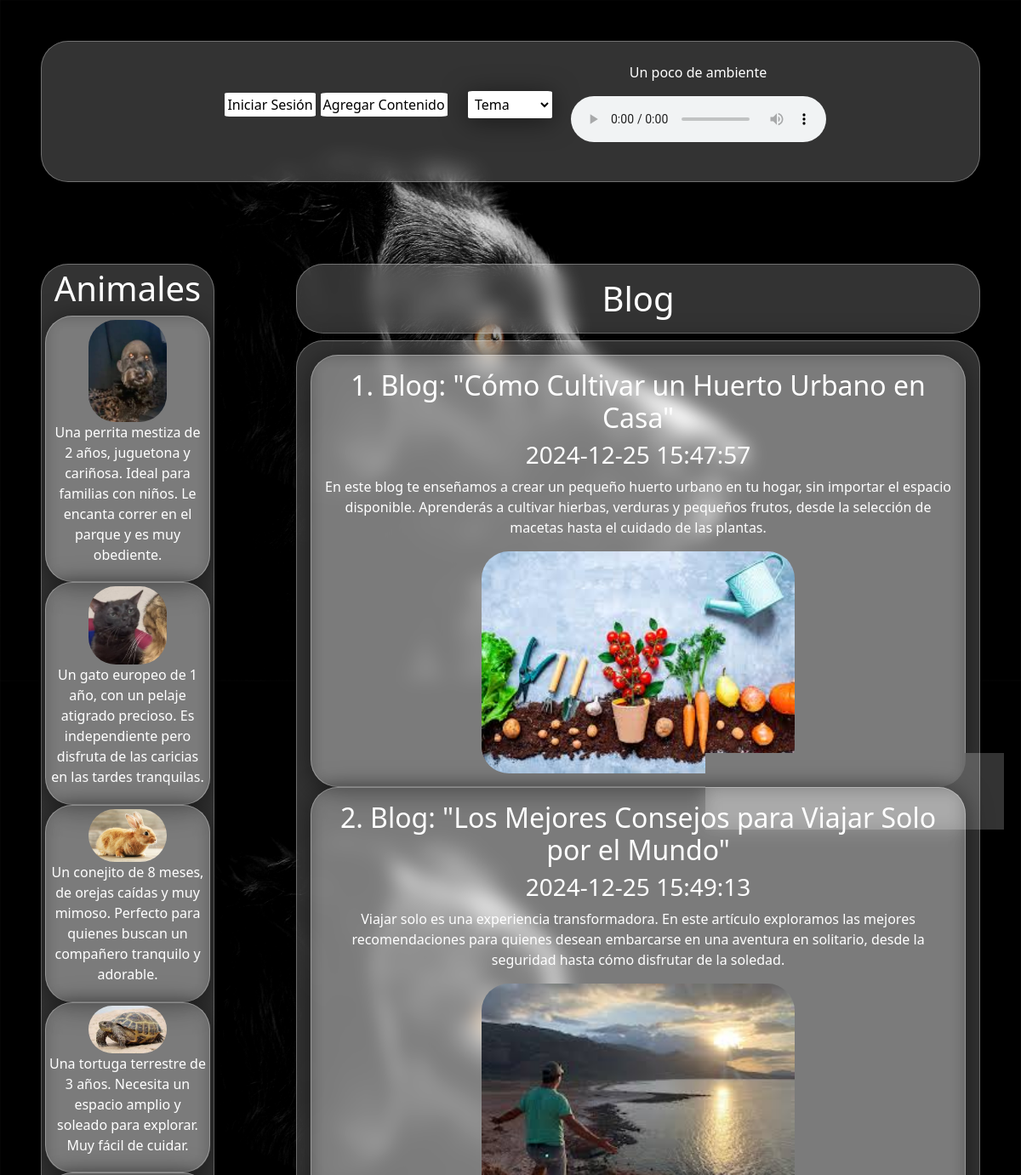
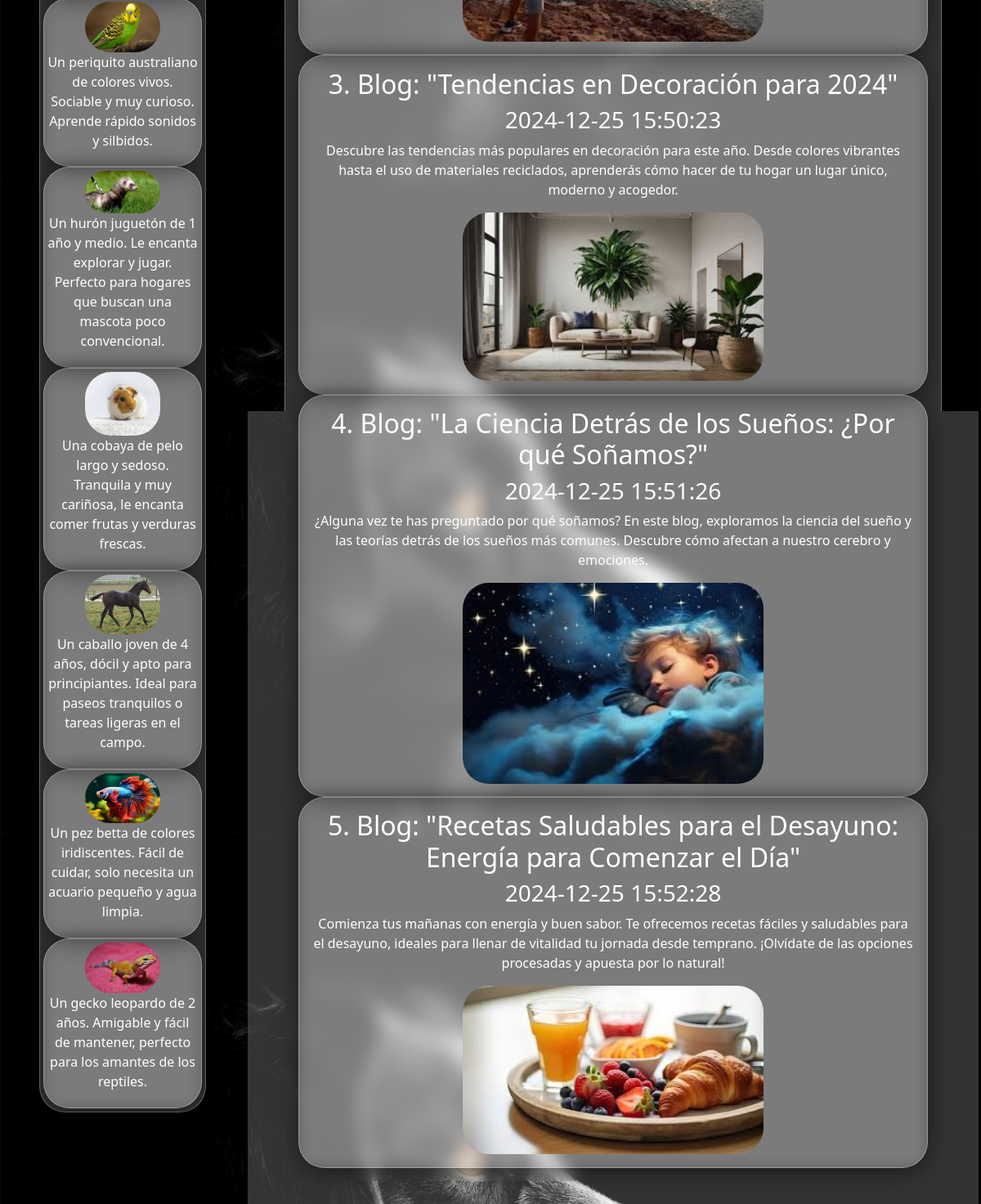
The page / on the database its author committed (2 pictures, top to bottom).
### tables this page shows
CREATE TABLE `animales` (
  `ID` int(11) NOT NULL,
  `foto` varchar(50) NOT NULL,
  `descripcion` varchar(250) NOT NULL
);

CREATE TABLE `contenidos` (
  `ID` int(11) NOT NULL,
  `titulo` varchar(100) NOT NULL,
  `fecha` datetime NOT NULL,
  `comentario` text NOT NULL,
  `imagen` varchar(35) NOT NULL
);

### controller/ContenidoController.php (called while the page is built, shortened)
<?php
class ContenidoController
{
    public function index()
    {
        $animales = Animal::getAnimales();
        $rowset = Contenido::getContenidos();
        require("view/index.php");
    }
}

### model/Animal.php (called while the page is built, shortened)
<?php
class Animal
{
    private $foto;
    private $descripcion;
    function __construct($foto, $descripcion,$idP = -1)
    {
        $this->foto = $foto;
        $this->descripcion = $descripcion;
    }
    function getFoto()
    {
        return $this->foto;
    }
    function getDescripcion()
    {
        return $this->descripcion;
    }
    public static function getAnimales()
    {
        $animales = array();
        $c = new Conexion();
        $conex = $c->getConexion();
        $sql = "Select * FROM animales";
        $resul = $conex->query($sql);
        if ($resul->rowCount()) {
            while ($row = $resul->fetch(PDO::FETCH_OBJ)) {
                $animales[] = new Animal(
                    $row->foto,
                    $row->descripcion,
                    $row->ID
                );
            }
        }
        return $animales;
    }
}

### model/Contenido.php (called while the page is built, shortened)
<?php
class Contenido
{
    private $titulo;
    private $fecha;
    private $comentario;
    private $imagen;
    function __construct($titulo, $fecha, $comentario, $imagen, $idP = -1)
    {
        $this->titulo = $titulo;
        $this->fecha = $fecha;
        $this->comentario = $comentario;
        $this->imagen = $imagen;
    }
    function getTitulo()
    {
        return $this->titulo;
    }
    function getFecha()
    {
        return $this->fecha;
    }
    function getComentario()
    {
        return $this->comentario;
    }
    function getImagen()
    {
        return $this->imagen;
    }
    public static function getContenidos()
    {
        $contenidos = array();
        $c = new Conexion();
        $conex = $c->getConexion();
        $sql = "Select * FROM contenidos";
        $resul = $conex->query($sql);
        if ($resul->rowCount()) {
            while ($row = $resul->fetch(PDO::FETCH_OBJ)) {
                $contenidos[] = new Contenido(
                    $row->titulo,
                    $row->fecha,
                    $row->comentario,
                    $row->imagen,
                    $row->ID
                );
            }
        }
        return $contenidos;
    }
}

### view/index.php (the view, shortened to what this page needs)
<!DOCTYPE html>
<html lang="es">
<head>
    <link href="https://cdn.jsdelivr.net/npm/bootstrap@5.3.3/dist/css/bootstrap.min.css" rel="stylesheet">
    <link rel="stylesheet" href="<?= BASE_URL ?>recursos/css/style.css">
</head>
<body>
    <header class="m-5 rounded-5 vidrio">
        <ul class="d-flex flex-wrap align-items-center justify-content-center">
            <?php
            if (isset($_SESSION["usuario"])) {
                echo '<li><p>¡Bienvenido ' . htmlspecialchars($_SESSION["usuario"]) . '!</p></li>';
                echo '<li><a class="boton" href="' . BASE_URL . 'index.php/cerrarSesion/">Cerrar sesión</a></li>';
            } else {
                echo '<li><a class="boton" href="' . BASE_URL . 'index.php/login/">Iniciar Sesión</a></li>';
            }
            ?>
            <li>
                <a href="
        <?php echo BASE_URL . 'index.php/alta/' ?>
        " class="boton">Agregar Contenido</a>
            </li>
            <li>
                <select id="tema" class="boton">
                    <option value="">Tema</option>
                </select>
            </li>
            <li>
                <p>Un poco de ambiente</p>
                <audio controls>
                    <source src=" <?php echo BASE_URL ?>recursos/audios/vi.mp3" type="audio/mpeg">
                </audio>
            </li>
        </ul>
    </header>
    <main class="container-fluid">
        <div class="row">
            <div class="col-12 col-lg-3 text-center p-5">
                <aside class="vidrio rounded-5">
                    <h1>Animales</h1>
                    <section class="d-flex flex-column align-items-center">
                        <?php foreach ($animales as $row): ?>
                            <article class="rounded-5 vidrio">
                                <img src="<?php
                                            echo "imagenes/" . $row->getFoto()
                                            ?>" alt="notFound" class="rounded-5 foto">
                                <p><?php echo $row->getDescripcion() ?></p>
                            </article>
                        <?php endforeach; ?>
                    </section>
                </aside>
            </div>
            <div class="col-12 col-lg-9 text-center p-5">
                <h1 class="vidrio rounded-5">Blog</h1>
                <section class="d-flex flex-column align-items-center vidrio rounded-5">
                    <?php foreach ($rowset as $row): ?>
                        <article class="rounded-5 vidrio">
                            <h2><?php echo $row->getTitulo() ?></h2>
                            <h3><?php echo $row->getFecha() ?></h3>
                            <p><?php echo $row->getComentario() ?></p>
                            <img src="<?php
                                        echo "imagenes/" . $row->getImagen()
                                        ?>" alt="notFound" class="rounded-5 foto">
                        </article>
                    <?php endforeach; ?>
                </section>
            </div>
        </div>
    </main>
</body>
</html>

### index.php (shortened to what this page needs)
<?php
require("./model/Animal.php");
require("./model/Contenido.php");
require("./controller/ContenidoController.php");
$controllerConte = new ContenidoController();
$home =  BASE_URL . "index.php/";
$ruta = str_replace($home, "", $_SERVER["REQUEST_URI"]);
$array_ruta = array_filter(explode("/", $ruta));
if (
    isset($array_ruta[0]) && $array_ruta[0] == "alta"
) {
    $controllerConte->alta();
} else if (isset($array_ruta[0]) && $array_ruta[0] == "guardarAlta") {
    $controllerConte->guardarAlta();
}else if (isset($array_ruta[0]) && $array_ruta[0] == "login") {
    $controllerConte->mostrarFormLogin();
}else if(isset($array_ruta[0]) && $array_ruta[0] == "comprueba_login.php"){
    $controllerConte->validar();
}else if(isset($array_ruta[0]) && $array_ruta[0] == "cerrarSesion"){
    $controllerConte->cerrarSesion();
    $controllerConte->index();
}
else if(isset($array_ruta[0]) && $array_ruta[0] == "altaAnimal"){
    $controllerConte->mostrarFormAnimal();
}else if (isset($array_ruta[0]) && $array_ruta[0] == "guardarAltaAnimal") {
    $controllerConte->guardarAltaAnimal();
}else if (isset($array_ruta[0]) && $array_ruta[0] == "adoptar") {
    $controllerConte->adoptar();
} else {
    $controllerConte->index();
}

### recursos/css/style.css (style rules this page uses)
:root { --primary-navidad : #445130; --secondary-navidad: #ebb88b; --primary-semanaSanta : #e4c283; --secondary-semanaSanta : #ffffff; }
.vidrio { padding: 2%; background: rgba(255, 255, 255, 0.2) !important; box-shadow: 0 4px 30px rgba(0, 0, 0, 0.5); backdrop-filter: blur(10px); -webkit-backdrop-filter: blur(10px); border: 1px solid rgba(255, 255, 255, 0.3); color: white; }
body { color: white; margin: 0; padding: 0; background-image: url('../imagenes/bg.jpg'); background-size: 100% auto; background-position: center top; background-repeat: repeat-y; height: 100vh; }
ul { list-style-type: none; text-align: center; }
article { width: 100%; }
select { border-collapse : collapse; width: 70%; padding: 10px; background: rgba(255, 255, 255, 0.2); box-shadow: 0 4px 30px rgba(0, 0, 0, 0.5); backdrop-filter: blur(10px); -webkit-backdrop-filter: blur(10px); border: 1px solid rgba(255, 255, 255, 0.3); color: white; margin-bottom: 6px; }
.boton { background: white; color: black; text-decoration: none; border-radius: 5%; margin: 3px; padding: 3px; cursor: pointer; }
.foto { width: 50%; height: auto; }

### rows shown on the page
animales: foto (picture), descripcion "Una perrita mestiza de 2 años, juguetona y cariñosa. Ideal para familias con niños. Le encanta correr en el parque y es muy obediente."
animales: foto (picture), descripcion "Un gato europeo de 1 año, con un pelaje atigrado precioso. Es independiente pero disfruta de las caricias en las tardes tranquilas."
animales: foto (picture), descripcion "Un conejito de 8 meses, de orejas caídas y muy mimoso. Perfecto para quienes buscan un compañero tranquilo y adorable."
animales: foto (picture), descripcion "Una tortuga terrestre de 3 años. Necesita un espacio amplio y soleado para explorar. Muy fácil de cuidar."
animales: foto (picture), descripcion "Un periquito australiano de colores vivos. Sociable y muy curioso. Aprende rápido sonidos y silbidos."
animales: foto (picture), descripcion "Un hurón juguetón de 1 año y medio. Le encanta explorar y jugar. Perfecto para hogares que buscan una mascota poco convencional."
animales: foto (picture), descripcion "Una cobaya de pelo largo y sedoso. Tranquila y muy cariñosa, le encanta comer frutas y verduras frescas."
animales: foto (picture), descripcion "Un caballo joven de 4 años, dócil y apto para principiantes. Ideal para paseos tranquilos o tareas ligeras en el campo."
animales: foto (picture), descripcion "Un pez betta de colores iridiscentes. Fácil de cuidar, solo necesita un acuario pequeño y agua limpia."
animales: foto (picture), descripcion "Un gecko leopardo de 2 años. Amigable y fácil de mantener, perfecto para los amantes de los reptiles."
contenidos: titulo "1. Blog: \"Cómo Cultivar un Huerto Urbano en Casa\"", fecha "2024-12-25 15:47:57", comentario "En este blog te enseñamos a crear un pequeño huerto urbano en tu hogar, sin importar el espacio disponible. Aprenderás a cultivar hierbas, verduras y pequeños frutos, desde la selección de macetas hasta el cuidado de las plantas.", imagen (picture)
contenidos: titulo "2. Blog: \"Los Mejores Consejos para Viajar Solo por el Mundo\"", fecha "2024-12-25 15:49:13", comentario "Viajar solo es una experiencia transformadora. En este artículo exploramos las mejores recomendaciones para quienes desean embarcarse en una aventura en solitario, desde la seguridad hasta cómo disfrutar de la soledad.", imagen (picture)
contenidos: titulo "3. Blog: \"Tendencias en Decoración para 2024\"", fecha "2024-12-25 15:50:23", comentario "Descubre las tendencias más populares en decoración para este año. Desde colores vibrantes hasta el uso de materiales reciclados, aprenderás cómo hacer de tu hogar un lugar único, moderno y acogedor.", imagen (picture)
contenidos: titulo "4. Blog: \"La Ciencia Detrás de los Sueños: ¿Por qué Soñamos?\"", fecha "2024-12-25 15:51:26", comentario "¿Alguna vez te has preguntado por qué soñamos? En este blog, exploramos la ciencia del sueño y las teorías detrás de los sueños más comunes. Descubre cómo afectan a nuestro cerebro y emociones.", imagen (picture)
contenidos: titulo "5. Blog: \"Recetas Saludables para el Desayuno: Energía para Comenzar el Día\"", fecha "2024-12-25 15:52:28", comentario "Comienza tus mañanas con energía y buen sabor. Te ofrecemos recetas fáciles y saludables para el desayuno, ideales para llenar de vitalidad tu jornada desde temprano. ¡Olvídate de las opciones procesadas y apuesta por lo natural!", imagen (picture)
